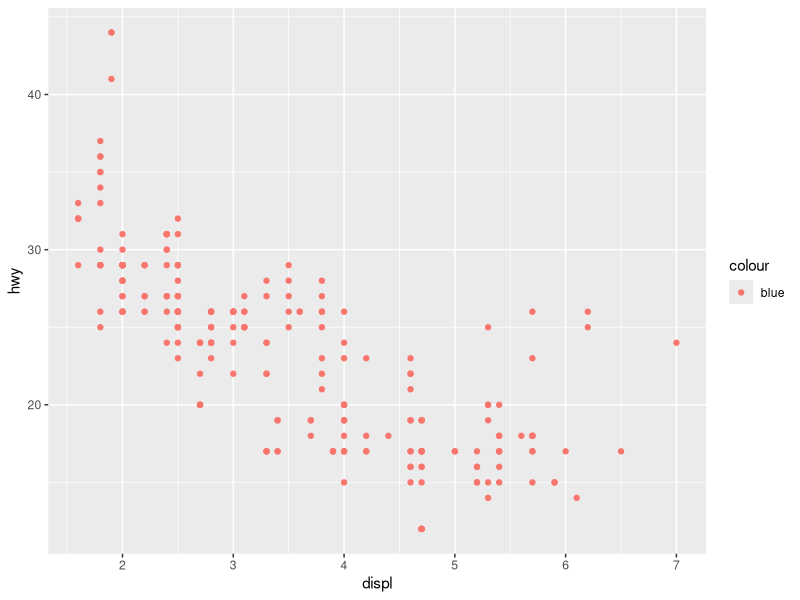
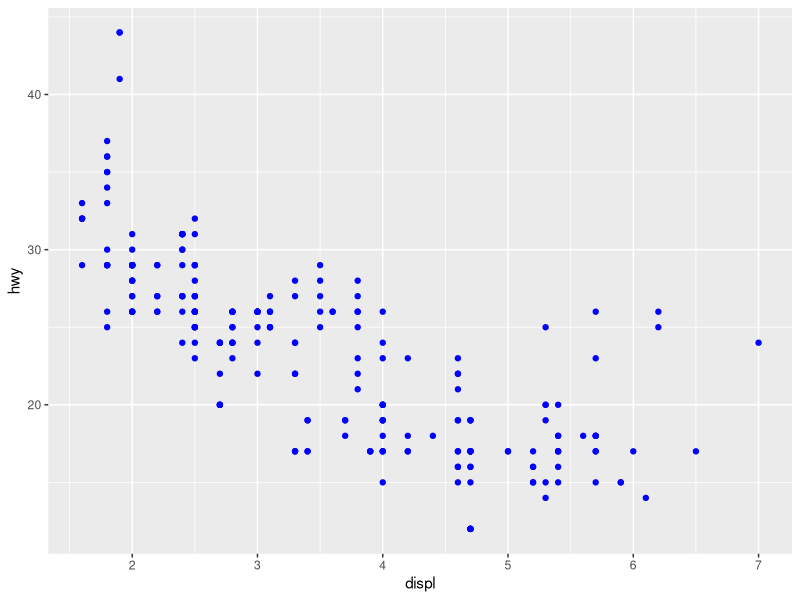
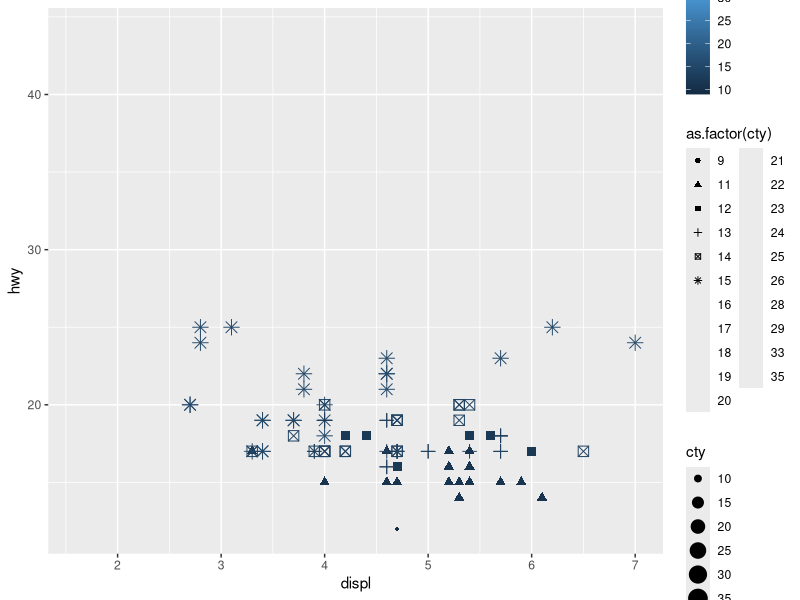
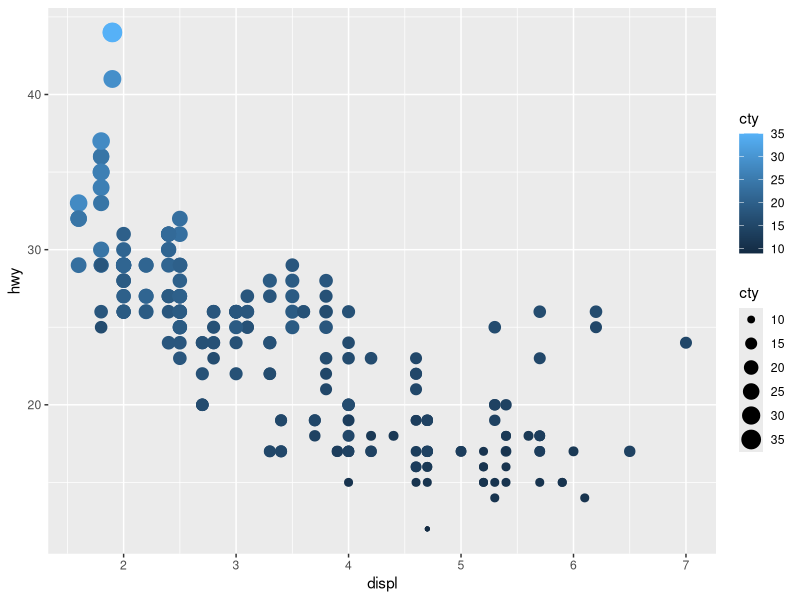
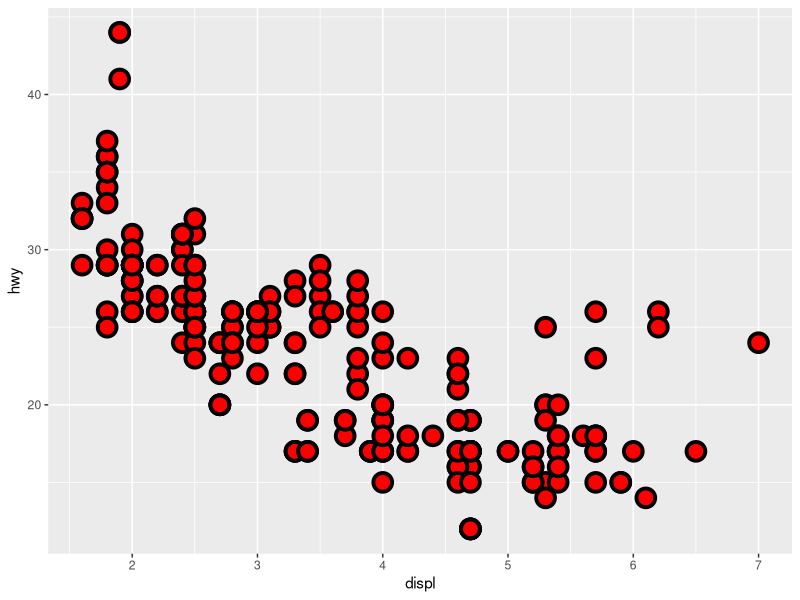
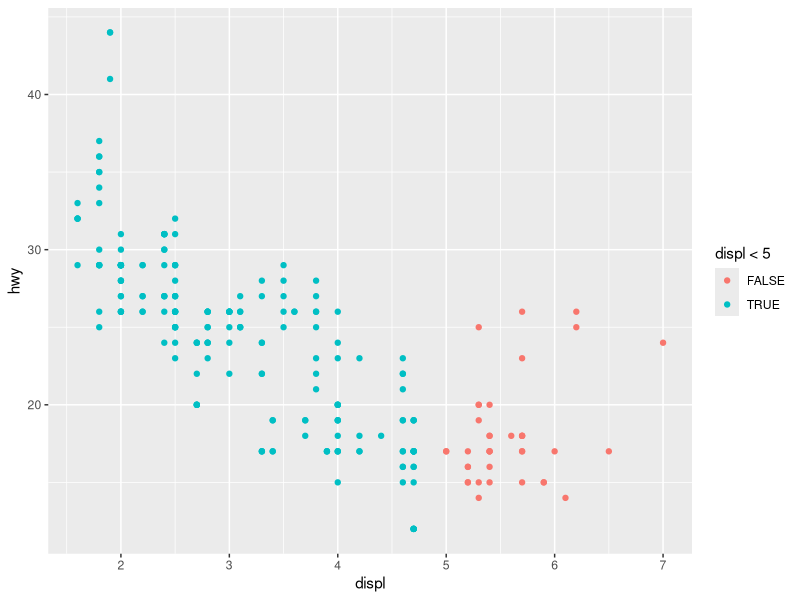

Recreate these plots in R, in order.
library(ggplot2)
ggplot(data = mpg) + 
  geom_point(mapping = aes(x = displ, y = hwy, color = "blue"))

ggplot(data = mpg) + 
  geom_point(mapping = aes(x = displ, y = hwy), color = "blue")


?mpg
str(mpg)


ggplot(mpg, aes(x = displ, y = hwy, color = cty, size = cty, shape = as.factor(cty))) +
  geom_point()

ggplot(mpg, aes(x = displ, y = hwy, color = cty, size = cty)) +
  geom_point()

ggplot(mpg, aes(x = displ, y = hwy)) +
  geom_point(shape = 21, color = "black", fill = "red", stroke = 2, size = 5)

ggplot(mpg, aes(x = displ, y = hwy, color = displ < 5)) +
  geom_point()
